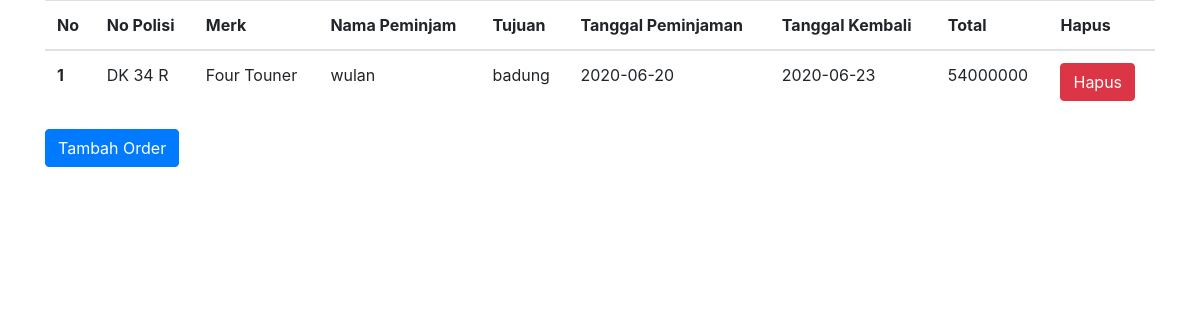
The app's page /order.php with its own data.
### tables this page shows
CREATE TABLE `sewa` (
  `id_sewa` int(11) NOT NULL,
  `id_mobil` int(11) NOT NULL,
  `id_admin` int(11) NOT NULL,
  `nama_order` varchar(90) NOT NULL,
  `ktp` varchar(25) NOT NULL,
  `jenkel_order` varchar(20) NOT NULL,
  `alamat` varchar(90) NOT NULL,
  `tlp_order` varchar(12) NOT NULL,
  `tujuan` varchar(90) NOT NULL,
  `tgl_order` date NOT NULL,
  `tgl_kembali` date NOT NULL,
  `lama` int(11) NOT NULL,
  `harga_total` double NOT NULL,
  `s_order` varchar(20) NOT NULL
);

CREATE TABLE `mobil` (
  `id_mobil` int(11) NOT NULL,
  `no_polisi` varchar(12) NOT NULL,
  `merk` varchar(90) NOT NULL,
  `tahun` varchar(10) NOT NULL,
  `harga` double NOT NULL,
  `s_mobil` varchar(20) NOT NULL
);

### order.php (the view, shortened to what this page needs)
<!doctype html>
<html lang="en">
  <head>
    <link rel="stylesheet" href="https://maxcdn.bootstrapcdn.com/bootstrap/4.0.0/css/bootstrap.min.css">
      </head>
<body>
  <?php
    include("koneksi.php");
      $cari=mysqli_query($koneksi,"select * from mobil,sewa where mobil.id_mobil=sewa.id_mobil") or die(mysqli_error());
   ?>
    <div class="container">
      <table class="table table-hover">
        <thead>
          <tr>
            <th>No</th>
            <th >No Polisi</th>
            <th>Merk</th>
            <th >Nama Peminjam</th>
            <th >Tujuan</th>
           <th>Tanggal Peminjaman</th>
           <th>Tanggal Kembali</th>
           <th>Total</th>
            <th>Hapus</th>
          </tr>
        </thead>
        <tbody>
          <?php
          $no=1;
            while ($data=mysqli_fetch_array($cari)) {
           ?>
          <tr>
            <th scope="row"><?php echo $no; ?></th>
            <td><?php echo $data['no_polisi']; ?></td>
            <td><?php echo $data['merk']; ?></td>
            <td><?php echo $data['nama_order']; ?></td>
            <td><?php echo $data['tujuan']; ?></td>
             <td><?php echo $data['tgl_order']; ?></td>
              <td><?php echo $data['tgl_kembali']; ?></td>
           <td><?php echo $data['harga_total']; ?></td>
            <td>
              <a href="?x=horder&id=<?php echo $data['id_sewa'];?>" class="btn btn-danger">Hapus</a>
            </td>
          </tr>
          <?php
           $no++;
          }
           ?>
        </tbody>
      </table>
        <a href="?x=torder" class="btn btn-primary">Tambah Order</a>
    </div>
  </body>
</html>

### records on screen
sewa: id_mobil.no_polisi "DK 34 R", id_mobil.merk "Four Touner", nama_order "wulan", tujuan "badung", tgl_order "2020-06-20", tgl_kembali "2020-06-23", harga_total "54000000"
